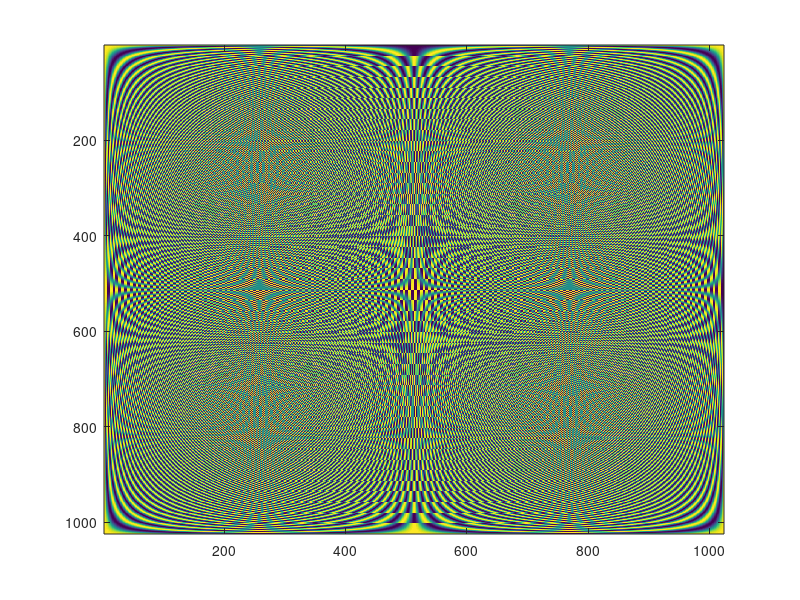

Reproduce this figure in MATLAB.
clear all, close all, clc
n = 1024;
w = exp(-i*2*pi/n);

% The slowlier way of computing the DFT matrix
% for i=1:n
%     for j=1:n
%         DFT[i,j]= w^((i-1)*(j-1));
%     end
% end

% The faster way of solving it 

[I,J] = meshgrid(1:n, 1:n);
DFT = w.^((I-1).*(J-1));
imagesc(real(DFT));
